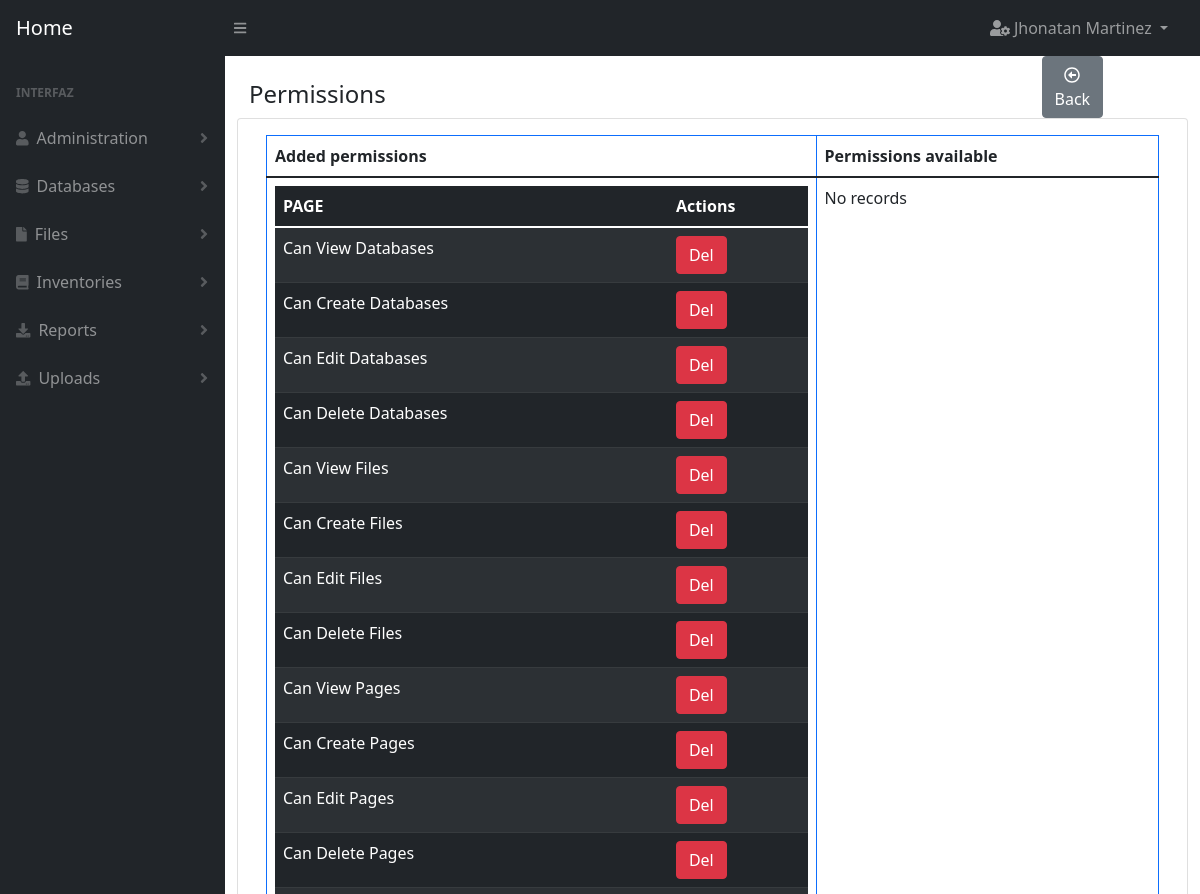
Page /permission/edit/1 (signed in, upper part) on the earlier database version.
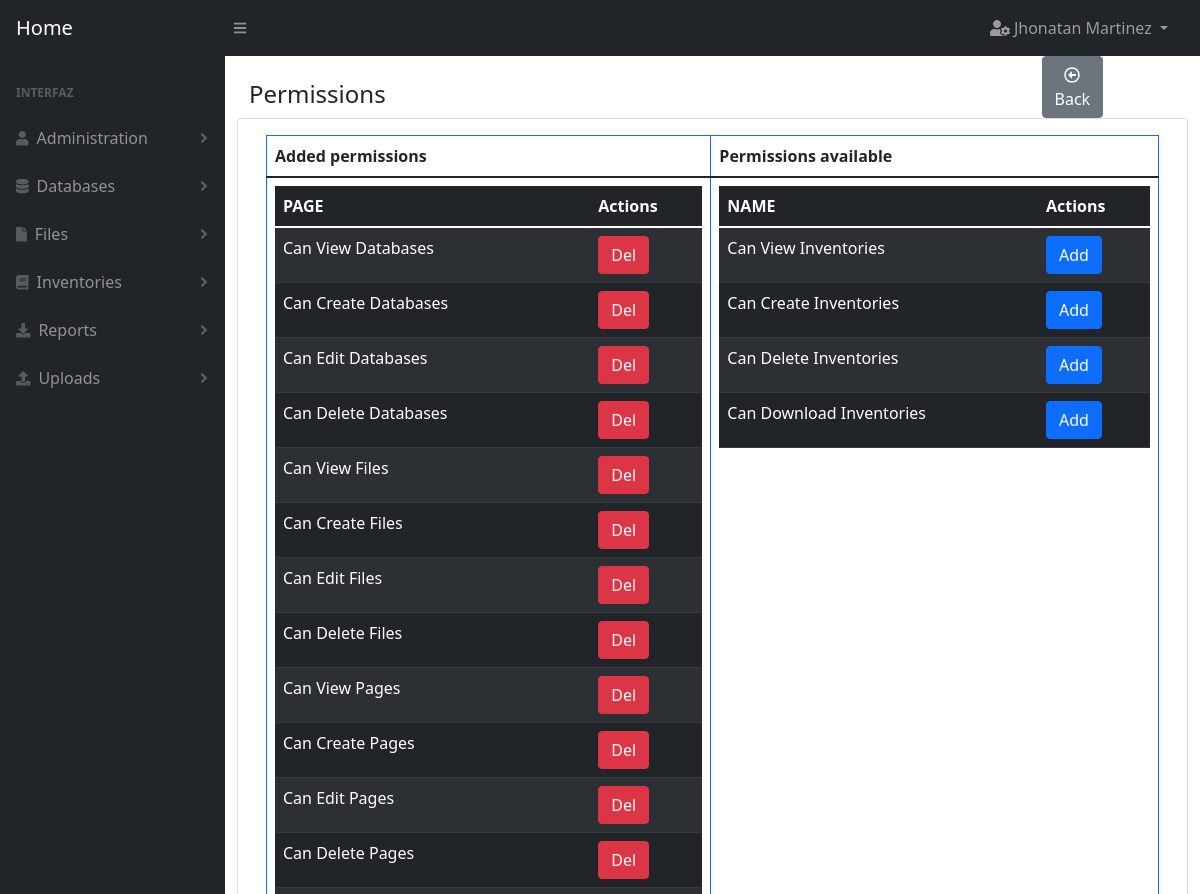
Same page on the later database version.
### permission/models.py (models this page shows)
class Permission(db.Model):
    __tablename__ = 'permissions'
    id = db.Column(db.Integer, primary_key=True)
    role_id = db.Column(db.Integer, db.ForeignKey('roles.id'))
    page_id = db.Column(db.Integer, db.ForeignKey('pages.id'))
    created_at = db.Column(db.DateTime, default=datetime.datetime.now)

### page/models.py (models this page shows)
class Page(db.Model):
    __tablename__ = 'pages'
    id = db.Column(db.Integer, primary_key=True)
    route = db.Column(db.String(100), unique=True)
    name = db.Column(db.String(500))
    created_at = db.Column(db.DateTime, default=datetime.datetime.now)
    permissions = db.relationship('Permission', cascade='all, delete', backref='page')

### permission/routes.py (the view, shortened to what this page needs)
@permission.route(routes["edit"], methods=['GET', 'POST'])
@decorator(page=pages["edit"], url=pages["index"])
def edit(id=0):
    try:
        show_columns_pages = ['id', 'name']
        result = db.session.query(models.Permission, Role, Page).join(Role, Page).filter(Role.id == id).all()
        permissions_, pages_in = [], []
        for permission_, role, page in result:
            permissions_.append({"id": permission_.id, "page": page.name})
            pages_in.append(page.id)
        pages_ = Page.query.filter(Page.id.not_in(pages_in)).all()
        return render_template(templates["edit"], object_list=[permissions_, organize_data(pages_, show_columns_pages)])
    except Exception as exc:
        return show_error(pages["index"] + ': ' + str(exc))

### utils/auth.py (called while the page is built)
def has_permission(page):
    can_enter = False
    try:
        user = User.query.get(session['user_id'])
        if user.is_admin:
            can_enter = True
        else:
            page_id = Page.query.filter(Page.route == page).first().id
            permissions = Permission.query.filter_by(role_id=user.role_id, page_id=page_id).first()
            if permissions is not None:
                can_enter = True
    except Exception as exc:
        error_message = 'permission.queries.has_permission: ' + str(exc)
        print("ERROR: " + error_message)
    finally:
        return can_enter

def decorator(page, url='index'):
    def _permissions(function):
        @wraps(function)
        def new_function(*args, **kwargs):
            if not has_permission(page=page):
                return show_message(id=1,
                                    url=url)
            return function(*args, **kwargs)
        return new_function
    return _permissions

### templates/permission/edit.html (shortened to what the changed rows need)
{% extends 'base/base.html' %}
{% block content %}
    <table class="table table-bordered border-primary">
        <thead>
            <tr>
                <th>Added permissions</th>
                <th>Permissions available</th>
            </tr>
        </thead>
        <tbody>
            <tr>
                <td>
                    {% if object_list.0%}
                    <table class="table table-dark table-striped">
                        <thead>
                            <tr>
                                {% for key in object_list.0.0 %}
                                    {% if key != 'id'%}
                                        <th>
                                            {{key.upper()}}
                                        </th>
                                    {% endif %}
                                {% endfor %}
                                <th>Actions</th>
                            </tr>
                        </thead>
                        <tbody>
                            <form action="" method="post">
                                {% for row in object_list.0 %}
                                <tr>
                                {% for key, value in row.items() %}
                                    {% if key != 'id'%}
                                    <td>
                                        {{value}}
                                    </td>
                                    {% endif %}
                                {% endfor %}
                                    <td>
                                        <button type="submit" name="submit_param" value="del.{{row.id}}" class="btn btn-danger">
                                            Del
                                        </button>
                                    </td>
                                </tr>
                                {% endfor %}
                            </form>
                        </tbody>
                    </table>
                    {% else %}
                        No records
                    {% endif %}
                </td>
                <td>
                    {% if object_list.1%}
                    <table class="table table-dark table-striped">
                        <thead>
                            <tr>
                                {% for key in object_list.1.0 %}
                                    {% if key != 'id'%}
                                        <th>
                                            {{key.upper()}}
                                        </th>
                                    {% endif %}
                                {% endfor %}
                                <th>Actions</th>
                            </tr>
                        </thead>
                        <tbody>
                            <form action="" method="post">
                                {% for row in object_list.1 %}
                                <tr>
                                {% for key, value in row.items() %}
                                    {% if key != 'id'%}
                                    <td>
                                        {{value}}
                                    </td>
                                    {% endif %}
                                {% endfor %}
                                    <td>
                                        <button type="submit" name="submit_param" value="add.{{row.id}}" class="btn btn-primary">
                                            Add
                                        </button>
                                    </td>
                                </tr>
                                {% endfor %}
                            </form>
                        </tbody>
                    </table>
                    {% else %}
                        No records
                    {% endif %}
                </td>
            </tr>
        </tbody>
    </table>
{% endblock %}

Differences in the rows shown:
added Page: name "Can View Inventories"
added Page: name "Can Create Inventories"
added Page: name "Can Delete Inventories"
added Page: name "Can Download Inventories"
Other differences:
new list line: "NAME"
text no longer shown: "No records"
text now shown: "Actions"
